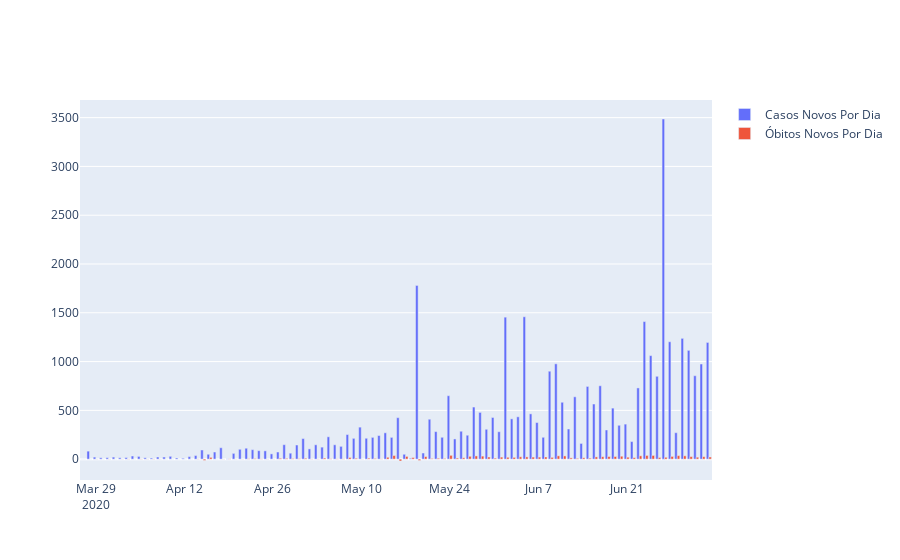

Notebook code cell kept with this figure:
### Code cell
trace1 = go.Bar( x= df_cidade['data'], y =  df_cidade['casosNovos'], name = 'Casos Novos Por Dia')
trace2 = go.Bar( x= df_cidade['data'], y =  df_cidade['obitosNovos'], name = 'Óbitos Novos Por Dia')
data = [trace1, trace2]
layout = go.Layout(barmode= 'group')
fig = go.Figure(data = data, layout = layout)
iplot(fig, filename = 'teste-plotly')
